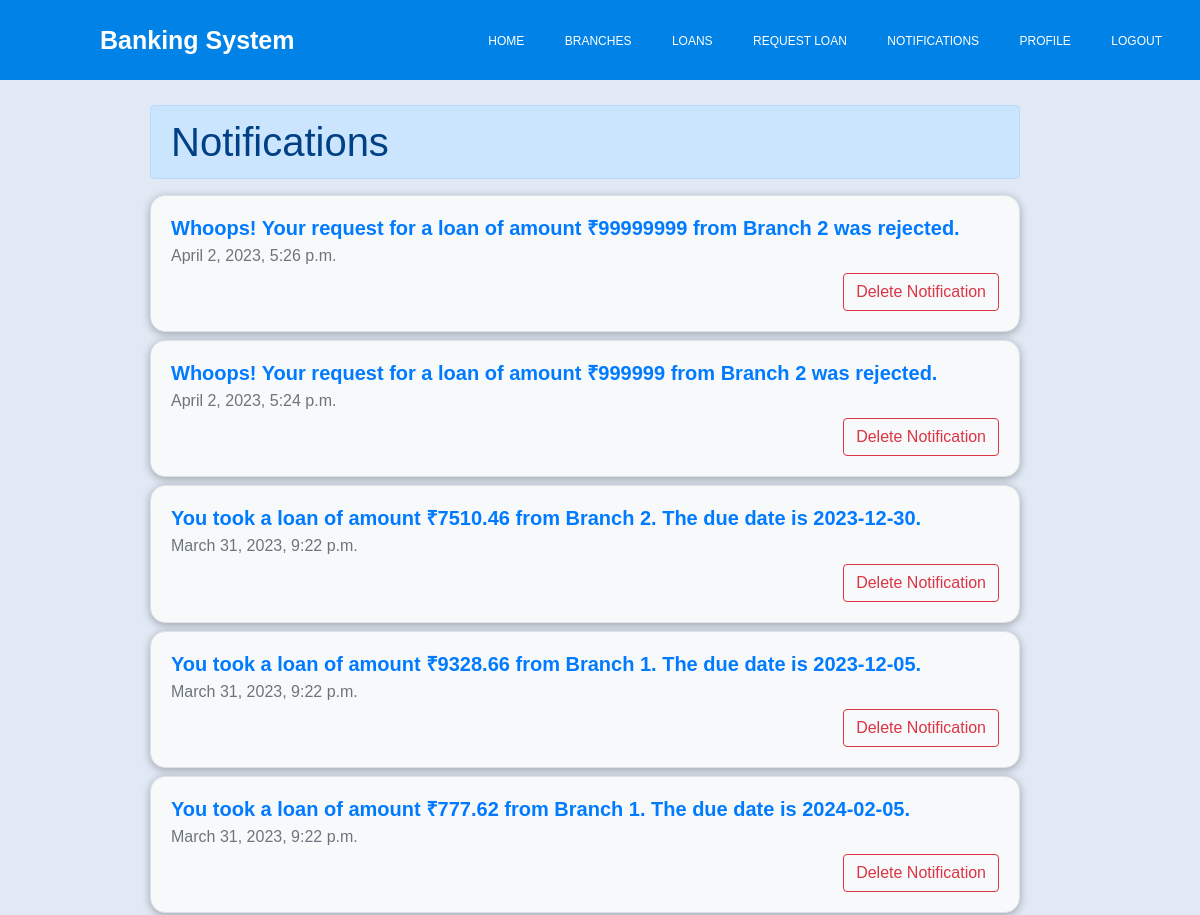
Before: /notifications (signed in, upper part) with the older database file.
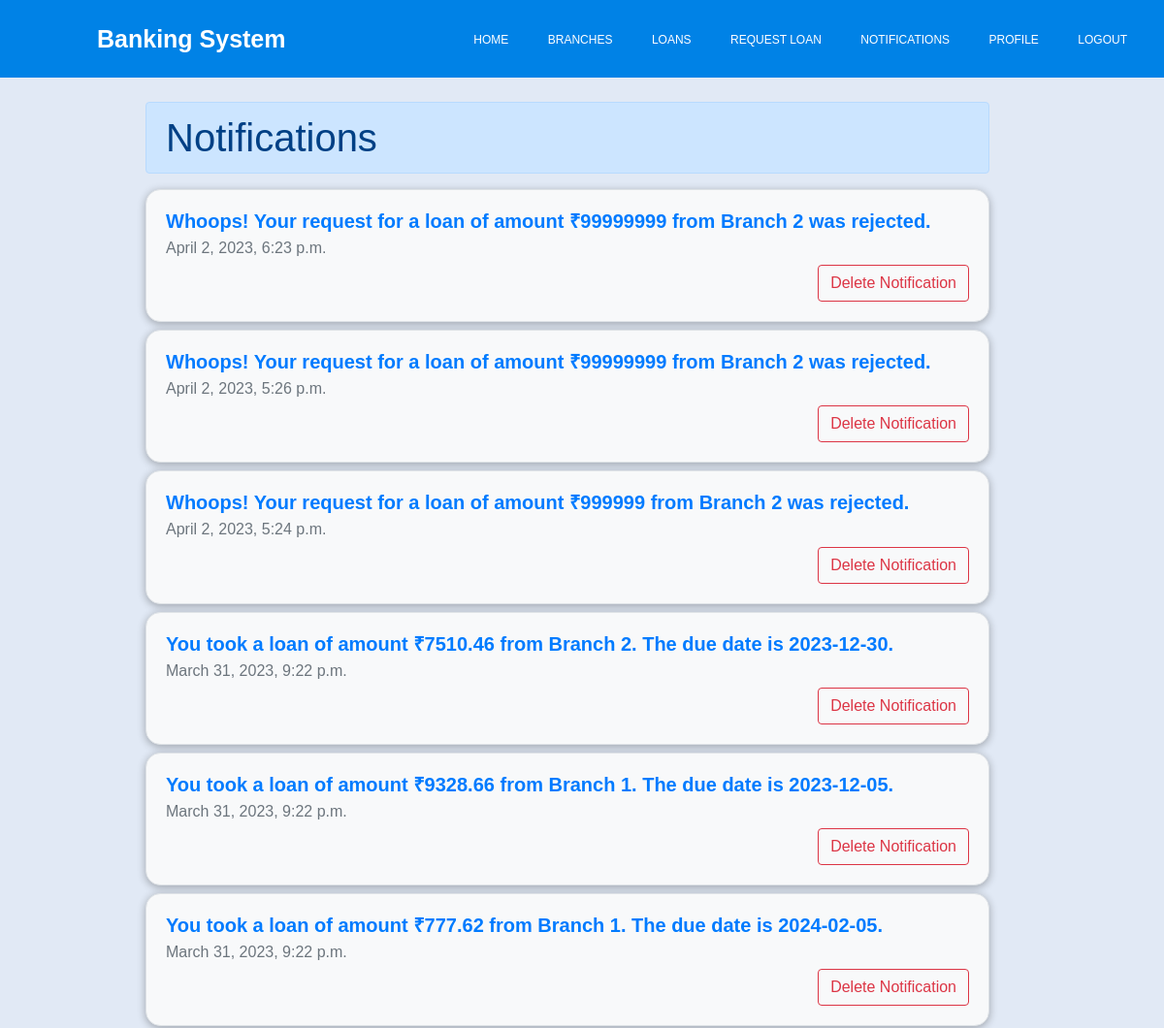
After: the same page with the newer database file.
### bank_management/models.py (models this page shows, shortened)
class Notification(models.Model):
    loan = models.ForeignKey(Loan, on_delete=models.CASCADE,blank=True, null=True)
    user = models.ForeignKey(User, on_delete=models.CASCADE)
    message = models.CharField(max_length=90,blank=True)
    date = models.DateTimeField(auto_now_add=True)
    is_seen = models.BooleanField(default=False)

### bank_management/views.py (the view)
# urls.py: path("notifications",notifications,name='notifications'),
@login_required
def notifications(request):
    notifications = Notification.objects.filter(user=request.user).order_by('-date')
    notifications.update(is_seen=True)
    context = {
        "notifications":notifications,
    }
    return render(request,"notifications.html",context=context)

### bank_management/context_processors.py (called while the page is built)
@login_required
def count_notifications(request):
    count_notifications = Notification.objects.filter(user=request.user,is_seen=False).count()
    return {"count_notifications":count_notifications}

### banking_system/templates/notifications.html (shortened to what this page needs)
{% extends 'base.html' %} {% block content %}
<div class="row mt-2" style="width: 100%">
    <div class="col">
         {% if not notifications %}
        <h1>You dont have any notifications as of yet.</h1>
        {% else %}
        <h1
          class="mt-2 alert alert-primary"
          style="margin-right: 150px; margin-left: 150px"
        >
          Notifications
        </h1>
        {% for notification in notifications %}
        <div
          class="card mt-2"
          style="
            background-color: #f8f9fa;
            border: 1px solid #dee2e6;
            border-radius: 0.95rem;
            box-shadow: 0 0.125rem 0.5rem rgba(0, 0, 0, 0.3);
            margin-right: 150px;
            margin-left: 150px;
          "
        >
          <div class="card-body">
            <h5
              class="card-title"
              style="color: #007bff; font-size: 1.25rem; font-weight: bold"
            >
              {{notification.message}}
            </h5>
            <h6 class="card-subtitle mb-2 text-muted">{{notification.date}}</h6>
            <a
              class="btn btn-outline-danger float-end"
              href="{% url 'delete-notification' notification.id %}"
            >
              Delete Notification
            </a>
          </div>
        </div>
        {% endfor %}{% endif %}
      </div>
    </div>
    {% endblock content %}

### banking_system/templates/base.html (shortened to what this page needs)
{% load static %}
<!DOCTYPE html>
<html lang="en">
  <head>
    <link
      href="https://cdn.jsdelivr.net/npm/bootstrap@5.0.2/dist/css/bootstrap.min.css"
      rel="stylesheet"
    />
    <link
      rel="stylesheet"
      href="https://cdnjs.cloudflare.com/ajax/libs/font-awesome/6.1.1/css/all.min.css"
    />
    <link
      rel="stylesheet"
      href="https://stackpath.bootstrapcdn.com/bootstrap/4.3.1/css/bootstrap.min.css"
    />
    <link rel="stylesheet" type="text/css" href="{% static 'navbar.css' %}" />
  </head>
  <body style="background-color: #e1e9f5">
    <nav>
      <label class="logo">Banking System</label>
      <ul>
        <li><a href="{% url 'index' %}">Home</a></li>
        <li><a href="{% url 'branches' %}">Branches</a></li>
        <li><a href="{% url 'loans' %}">Loans</a></li>
        <li><a href="{% url 'loan-request' %}">Request Loan</a></li>
        <li>
          <a href="{% url 'notifications' %}"
            >Notifications</a
          >
        </li>
        <li><a href="{% url 'my-profile' %}">Profile</a></li>
        <li><a href="{% url 'logout' %}">Logout</a></li>
      </ul>
    </nav>
    {% block content %}  {% endblock content %}
  </body>
</html>

### banking_system/static/navbar.css (style rules this page uses)
* { margin: 0; padding: 0; text-decoration: none; list-style: none; box-sizing: border-box; }
body { font-family: sans-serif; }
nav { background: #0082e6; height: 80px; width: 100%; }
label.logo { color: white; font-size: 25px; line-height: 80px; padding: 0 100px; font-weight: bold; }
nav ul { float: right; margin-right: 20px; }
nav ul li { display: inline-block; line-height: 80px; margin: 0 5px; }
nav ul li a { color: white; font-size: 12px; text-transform: uppercase; padding: 7px 13px; border-radius: 3px; }

Changed rows visible on the page:
added Notification: message "Whoops! Your request for a loan of amount ₹99999999 from Branch 2 was rejected.", date "April 2, 2023, 6:23 p.m."
